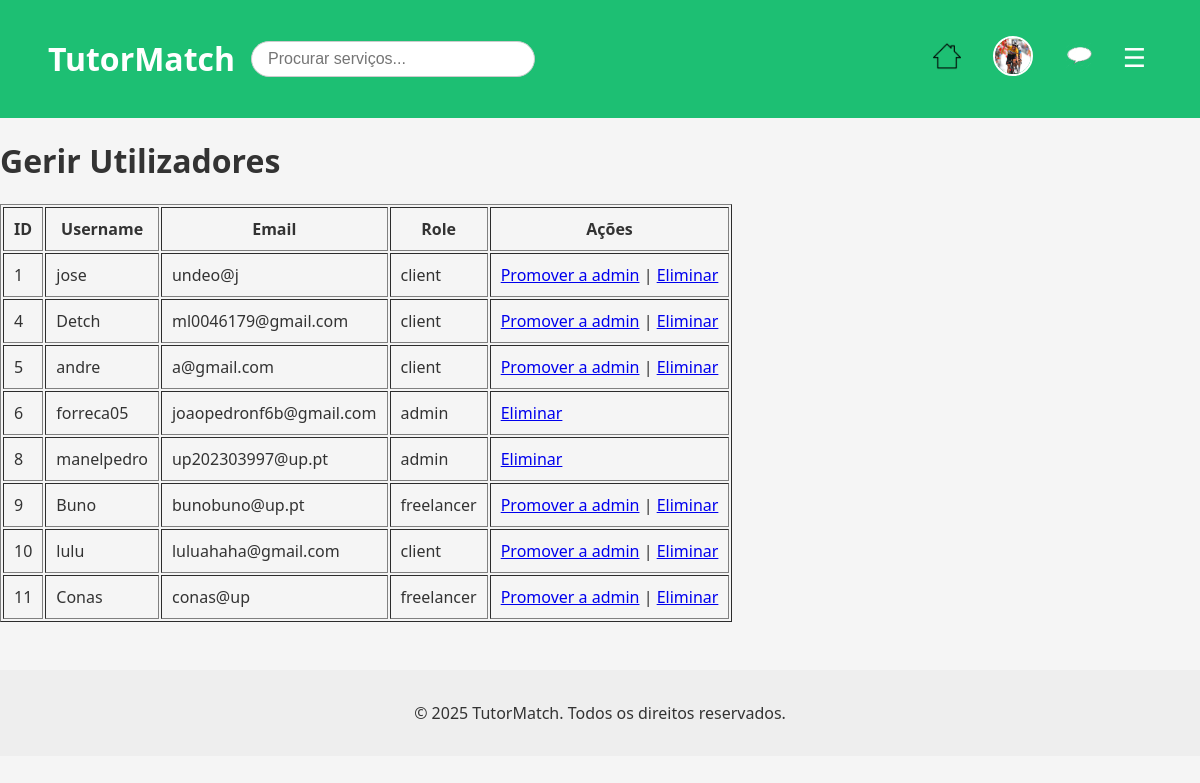
The page /pages/manage_users.php (signed in) on the database as committed earlier.
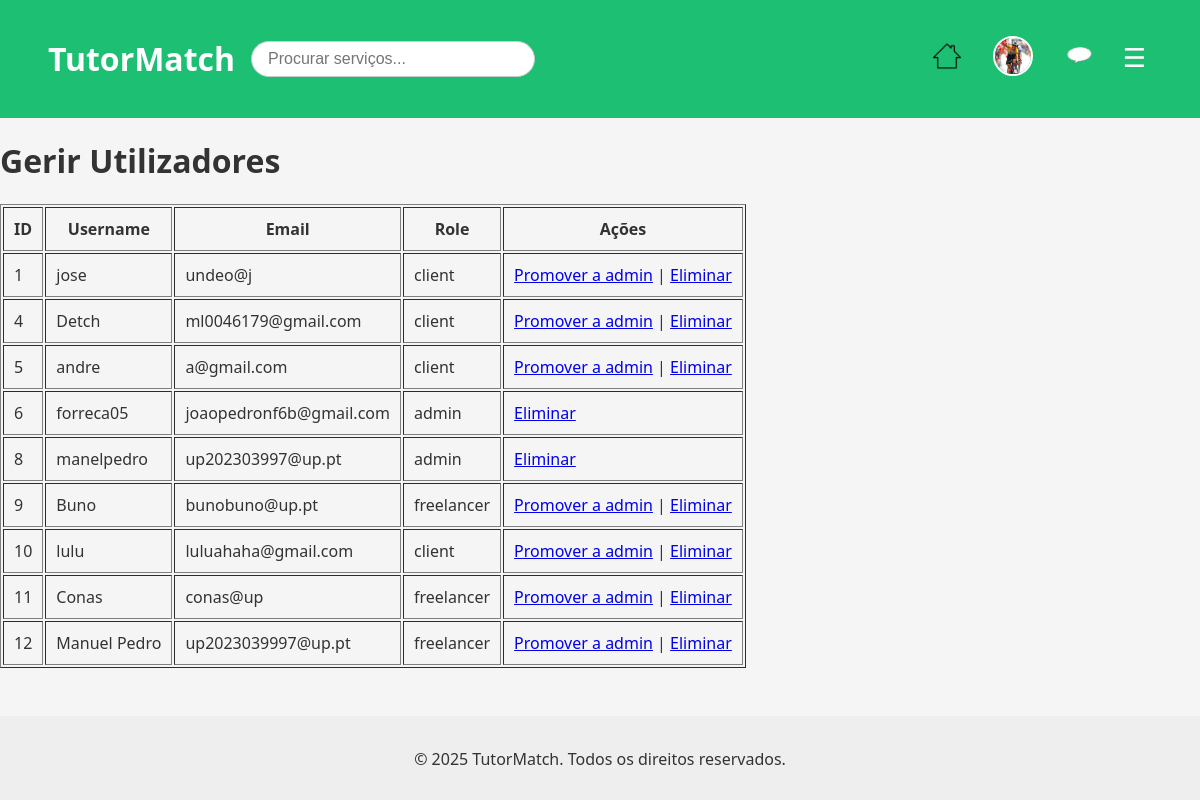
The same page on the database as committed later.
### tables this page shows
CREATE TABLE users (
            id INTEGER PRIMARY KEY AUTOINCREMENT,
            username TEXT NOT NULL UNIQUE,
            password TEXT NOT NULL,
            email TEXT NOT NULL UNIQUE,
            role TEXT DEFAULT 'client', -- client, freelancer, admin
            name TEXT,
            profile_pic TEXT DEFAULT '../img/default.jpeg' -- Adiciona a coluna profile_pic
        );

### pages/manage_users.php (the view, shortened to what this page needs)
<?php
require_once '../database/db.php';
$stmt = $db->query("SELECT id, username, email, role FROM users");
$users = $stmt->fetchAll();
?>
<?php include_once '../includes/header.php'; ?>
<h1>Gerir Utilizadores</h1>
<table border="1" cellpadding="10">
    <tr>
        <th>ID</th>
        <th>Username</th>
        <th>Email</th>
        <th>Role</th>
        <th>Ações</th>
    </tr>
    <?php foreach ($users as $user): ?>
    <tr>
        <td><?php echo htmlspecialchars($user['id']); ?></td>
        <td><?php echo htmlspecialchars($user['username']); ?></td>
        <td><?php echo htmlspecialchars($user['email']); ?></td>
        <td><?php echo htmlspecialchars($user['role']); ?></td>
        <td>
            <?php if ($user['role'] !== 'admin'): ?>
                <a href="../actions/promote_user.php?id=<?php echo $user['id']; ?>">Promover a admin</a> |
            <?php endif; ?>
            <a href="../actions/delete_user.php?id=<?php echo $user['id']; ?>" onclick="return confirm('Tem a certeza que quer eliminar?')">Eliminar</a>
        </td>
    </tr>
    <?php endforeach; ?>
</table>
<?php include_once '../includes/footer.php'; ?>

### includes/header.php (shortened to what this page needs)
<!DOCTYPE html>
<html lang="pt">
<head>
  <link rel="stylesheet" href="/css/main.css" />
  <link rel="stylesheet" href="/css/navbar.css" />
</head>
<body>
  <header>
  <div class="header-left">
    <h1><a href="/index.php">TutorMatch</a></h1>
    <form id="search-form" action="/pages/search.php" method="GET" autocomplete="off">
      <input type="text" id="search-input" name="q" placeholder="Procurar serviços...">
    </form>
  </div>
  <nav class="navbar">
    <div class="nav-right">
        <?php if (isset($_SESSION['user_id'])): ?>
          <a href="/index.php" class="nav-icon home-icon" title="Início">
            <img src="/img/icons/home-white.png" alt="Início">
          </a>
          <a href="/pages/profile.php" class="profile-pic">
            <img src="<?= $_SESSION['profile_pic'] ?? '/img/default.jpeg' ?>" alt="Perfil">
          </a>
          <a href="/pages/conversations.php" class="nav-icon chat-icon" title="Mensagens">
            <img src="/img/icons/white-balloon.png" alt="Mensagens">
          </a>
          <button id="menu-toggle" class="menu-btn">&#9776;</button>
        <?php else: ?>
          <a href="/pages/login.php">Entrar</a>
          <a href="/pages/register.php">Registrar</a>
        <?php endif; ?>
      </div>
    </nav>
  </header>

### includes/footer.php (shortened to what this page needs)
<footer>
    <p>&copy; 2025 TutorMatch. Todos os direitos reservados.</p>
  </footer>
</body>
</html>

### css/main.css (style rules this page uses)
body { font-family: 'Segoe UI', sans-serif; margin: 0; background-color: #f5f5f5; color: #333; }

### css/navbar.css (style rules this page uses)
.navbar { display: flex; justify-content: space-between; align-items: center; background-color: #1dbf73; padding: 0.5rem 1rem; }
.nav-icon img { width: 28px; height: 28px; }
.nav-right { display: flex; align-items: center; gap: 1rem; position: relative; }
.profile-pic img { width: 36px; height: 36px; border-radius: 50%; object-fit: cover; border: 2px solid white; cursor: pointer; }
.menu-btn { font-size: 26px; background: none; border: none; color: white; cursor: pointer; margin-left: 0.5rem; }
.header-left { display: flex; align-items: center; gap: 1rem; }
#search-form { position: relative; }
#search-input { padding: 0.5rem 1rem; border: 1px solid #ccc; border-radius: 20px; width: 250px; font-size: 1rem; }

### css/layout.css (style rules this page uses)
header { background-color: #1dbf73; padding: 1rem 2rem; color: white; display: flex; justify-content: space-between; align-items: center; }
header a { color: white; text-decoration: none; margin-left: 1rem; }
nav { display: flex; align-items: center; }
footer { margin-top: 3rem; text-align: center; padding: 1rem; background: #eee; }

### css/style.css (style rules this page uses)
body { font-family: 'Segoe UI', sans-serif; margin: 0; background-color: #f5f5f5; color: #333; }
header { background-color: #1dbf73; padding: 1rem 2rem; color: white; display: flex; justify-content: space-between; align-items: center; }
header a { color: white; text-decoration: none; margin-left: 1rem; }
nav { display: flex; align-items: center; }
footer { margin-top: 3rem; text-align: center; padding: 1rem; background: #eee; }

Rows that differ between the two databases and show on the page:
added users: id "12", username "Manuel Pedro", email "up2023039997@up.pt", role "freelancer"
